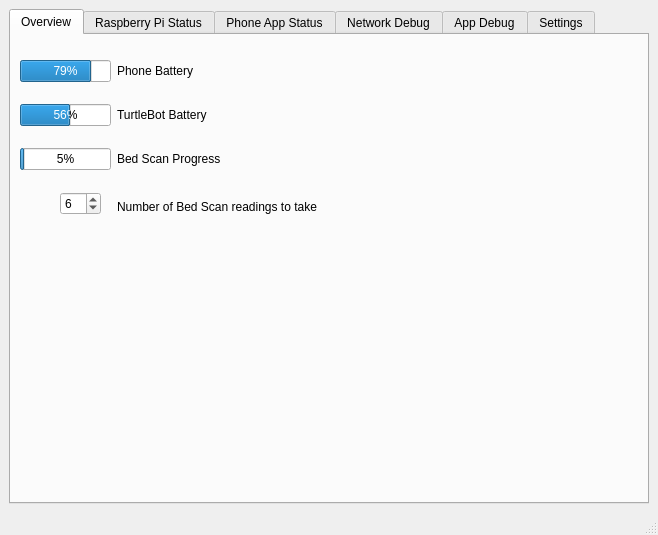
<?xml version="1.0" encoding="UTF-8"?>
<ui version="4.0">
 <class>MainWindow</class>
 <widget class="QMainWindow" name="MainWindow">
  <property name="geometry">
   <rect>
    <x>0</x>
    <y>0</y>
    <width>652</width>
    <height>535</height>
   </rect>
  </property>
  <property name="windowTitle">
   <string>MainWindow</string>
  </property>
  <widget class="QWidget" name="centralwidget">
   <layout class="QHBoxLayout" name="horizontalLayout_2">
    <item>
     <widget class="QTabWidget" name="tabWidget">
      <property name="minimumSize">
       <size>
        <width>640</width>
        <height>480</height>
       </size>
      </property>
      <property name="currentIndex">
       <number>0</number>
      </property>
      <widget class="QWidget" name="tab_systemOverview">
       <attribute name="title">
        <string>Overview</string>
       </attribute>
       <layout class="QFormLayout" name="formLayout_2">
        <item row="0" column="0">
         <spacer name="verticalSpacer_13">
          <property name="orientation">
           <enum>Qt::Orientation::Vertical</enum>
          </property>
          <property name="sizeType">
           <enum>QSizePolicy::Policy::Fixed</enum>
          </property>
          <property name="sizeHint" stdset="0">
           <size>
            <width>20</width>
            <height>10</height>
           </size>
          </property>
         </spacer>
        </item>
        <item row="1" column="0">
         <widget class="QProgressBar" name="progressBar">
          <property name="minimumSize">
           <size>
            <width>0</width>
            <height>20</height>
           </size>
          </property>
          <property name="value">
           <number>79</number>
          </property>
         </widget>
        </item>
        <item row="1" column="1">
         <widget class="QLabel" name="label_13">
          <property name="text">
           <string>Phone Battery</string>
          </property>
         </widget>
        </item>
        <item row="2" column="0">
         <spacer name="verticalSpacer_6">
          <property name="orientation">
           <enum>Qt::Orientation::Vertical</enum>
          </property>
          <property name="sizeType">
           <enum>QSizePolicy::Policy::Fixed</enum>
          </property>
          <property name="sizeHint" stdset="0">
           <size>
            <width>20</width>
            <height>10</height>
           </size>
          </property>
         </spacer>
        </item>
        <item row="3" column="0">
         <widget class="QProgressBar" name="progressBar_2">
          <property name="minimumSize">
           <size>
            <width>0</width>
            <height>20</height>
           </size>
          </property>
          <property name="value">
           <number>56</number>
          </property>
         </widget>
        </item>
        <item row="3" column="1">
         <widget class="QLabel" name="label_28">
          <property name="text">
           <string>TurtleBot Battery</string>
          </property>
         </widget>
        </item>
        <item row="4" column="0">
         <spacer name="verticalSpacer_29">
          <property name="orientation">
           <enum>Qt::Orientation::Vertical</enum>
          </property>
          <property name="sizeType">
           <enum>QSizePolicy::Policy::Fixed</enum>
          </property>
          <property name="sizeHint" stdset="0">
           <size>
            <width>20</width>
            <height>10</height>
           </size>
          </property>
         </spacer>
        </item>
        <item row="5" column="0">
         <widget class="QProgressBar" name="progressBar_9">
          <property name="minimumSize">
           <size>
            <width>0</width>
            <height>20</height>
           </size>
          </property>
          <property name="value">
           <number>5</number>
          </property>
         </widget>
        </item>
        <item row="5" column="1">
         <widget class="QLabel" name="label_29">
          <property name="text">
           <string>Bed Scan Progress</string>
          </property>
         </widget>
        </item>
        <item row="6" column="0">
         <spacer name="verticalSpacer_28">
          <property name="orientation">
           <enum>Qt::Orientation::Vertical</enum>
          </property>
          <property name="sizeType">
           <enum>QSizePolicy::Policy::Fixed</enum>
          </property>
          <property name="sizeHint" stdset="0">
           <size>
            <width>20</width>
            <height>10</height>
           </size>
          </property>
         </spacer>
        </item>
        <item row="7" column="0">
         <layout class="QHBoxLayout" name="horizontalLayout_13">
          <property name="rightMargin">
           <number>6</number>
          </property>
          <property name="bottomMargin">
           <number>6</number>
          </property>
          <item>
           <spacer name="horizontalSpacer_6">
            <property name="orientation">
             <enum>Qt::Orientation::Horizontal</enum>
            </property>
            <property name="sizeHint" stdset="0">
             <size>
              <width>40</width>
              <height>20</height>
             </size>
            </property>
           </spacer>
          </item>
          <item>
           <widget class="QSpinBox" name="spinBox">
            <property name="maximum">
             <number>16</number>
            </property>
            <property name="value">
             <number>6</number>
            </property>
           </widget>
          </item>
         </layout>
        </item>
        <item row="7" column="1">
         <widget class="QLabel" name="label_32">
          <property name="text">
           <string>Number of Bed Scan readings to take</string>
          </property>
         </widget>
        </item>
        <item row="8" column="0">
         <spacer name="verticalSpacer_11">
          <property name="orientation">
           <enum>Qt::Orientation::Vertical</enum>
          </property>
          <property name="sizeHint" stdset="0">
           <size>
            <width>20</width>
            <height>40</height>
           </size>
          </property>
         </spacer>
        </item>
       </layout>
      </widget>
      <widget class="QWidget" name="tab_rpiStatus">
       <attribute name="title">
        <string>Raspberry Pi Status</string>
       </attribute>
       <widget class="QLabel" name="label_2">
        <property name="geometry">
         <rect>
          <x>20</x>
          <y>20</y>
          <width>81</width>
          <height>16</height>
         </rect>
        </property>
        <property name="text">
         <string>Connection Status</string>
        </property>
       </widget>
       <widget class="QLabel" name="label_isConnected_rpi">
        <property name="geometry">
         <rect>
          <x>100</x>
          <y>20</y>
          <width>131</width>
          <height>16</height>
         </rect>
        </property>
        <property name="text">
         <string>disconnected (test)</string>
        </property>
       </widget>
       <widget class="QLabel" name="label_5">
        <property name="geometry">
         <rect>
          <x>20</x>
          <y>40</y>
          <width>81</width>
          <height>16</height>
         </rect>
        </property>
        <property name="text">
         <string>IP Address</string>
        </property>
       </widget>
       <widget class="QLabel" name="label_6">
        <property name="geometry">
         <rect>
          <x>20</x>
          <y>60</y>
          <width>81</width>
          <height>16</height>
         </rect>
        </property>
        <property name="text">
         <string>Port</string>
        </property>
       </widget>
       <widget class="QPushButton" name="pushButton_connect_rpi">
        <property name="enabled">
         <bool>true</bool>
        </property>
        <property name="geometry">
         <rect>
          <x>180</x>
          <y>60</y>
          <width>80</width>
          <height>18</height>
         </rect>
        </property>
        <property name="text">
         <string>Connect</string>
        </property>
       </widget>
       <widget class="QLineEdit" name="lineEdit_port_rpi">
        <property name="geometry">
         <rect>
          <x>100</x>
          <y>60</y>
          <width>71</width>
          <height>20</height>
         </rect>
        </property>
        <property name="text">
         <string>0</string>
        </property>
       </widget>
       <widget class="QLineEdit" name="lineEdit_ipAddress_rpi">
        <property name="geometry">
         <rect>
          <x>100</x>
          <y>40</y>
          <width>113</width>
          <height>20</height>
         </rect>
        </property>
        <property name="text">
         <string>0.0.0.0</string>
        </property>
       </widget>
      </widget>
      <widget class="QWidget" name="tab_appStatus">
       <attribute name="title">
        <string>Phone App Status</string>
       </attribute>
       <layout class="QFormLayout" name="formLayout">
        <item row="0" column="0">
         <widget class="QLabel" name="label">
          <property name="text">
           <string>Connection Status</string>
          </property>
         </widget>
        </item>
        <item row="0" column="1">
         <widget class="QLabel" name="label_isConnected_app">
          <property name="text">
           <string>disconnected</string>
          </property>
         </widget>
        </item>
        <item row="3" column="0">
         <spacer name="verticalSpacer">
          <property name="orientation">
           <enum>Qt::Orientation::Vertical</enum>
          </property>
          <property name="sizeType">
           <enum>QSizePolicy::Policy::Maximum</enum>
          </property>
          <property name="sizeHint" stdset="0">
           <size>
            <width>20</width>
            <height>40</height>
           </size>
          </property>
         </spacer>
        </item>
        <item row="3" column="1">
         <spacer name="verticalSpacer_2">
          <property name="orientation">
           <enum>Qt::Orientation::Vertical</enum>
          </property>
          <property name="sizeType">
           <enum>QSizePolicy::Policy::Maximum</enum>
          </property>
          <property name="sizeHint" stdset="0">
           <size>
            <width>20</width>
            <height>40</height>
           </size>
          </property>
         </spacer>
        </item>
        <item row="1" column="0">
         <widget class="QLabel" name="label_3">
          <property name="text">
           <string>IP Address</string>
          </property>
         </widget>
        </item>
        <item row="1" column="1">
         <widget class="QLineEdit" name="lineEdit_ipAddress_app">
          <property name="maximumSize">
           <size>
            <width>140</width>
            <height>16777215</height>
           </size>
          </property>
          <property name="text">
           <string>0.0.0.0</string>
          </property>
         </widget>
        </item>
        <item row="2" column="0">
         <widget class="QLabel" name="label_4">
          <property name="text">
           <string>Port</string>
          </property>
         </widget>
        </item>
        <item row="2" column="1">
         <layout class="QHBoxLayout" name="horizontalLayout">
          <item>
           <widget class="QLineEdit" name="lineEdit_port_app">
            <property name="maximumSize">
             <size>
              <width>60</width>
              <height>16777215</height>
             </size>
            </property>
            <property name="text">
             <string>0</string>
            </property>
           </widget>
          </item>
          <item>
           <widget class="QPushButton" name="pushButton_connect_app">
            <property name="enabled">
             <bool>false</bool>
            </property>
            <property name="maximumSize">
             <size>
              <width>80</width>
              <height>16777215</height>
             </size>
            </property>
            <property name="text">
             <string>Connect</string>
            </property>
           </widget>
          </item>
          <item>
           <spacer name="horizontalSpacer">
            <property name="orientation">
             <enum>Qt::Orientation::Horizontal</enum>
            </property>
            <property name="sizeHint" stdset="0">
             <size>
              <width>40</width>
              <height>20</height>
             </size>
            </property>
           </spacer>
          </item>
         </layout>
        </item>
       </layout>
      </widget>
      <widget class="QWidget" name="tab_netChat">
       <attribute name="title">
        <string>Network Debug</string>
       </attribute>
       <layout class="QHBoxLayout" name="horizontalLayout_3">
        <item>
         <layout class="QVBoxLayout" name="verticalLayout_rpi">
          <item>
           <widget class="QLabel" name="label_rpi">
            <property name="text">
             <string>Raspberry Pi</string>
            </property>
           </widget>
          </item>
          <item>
           <widget class="QScrollArea" name="scrollArea_rpi">
            <property name="widgetResizable">
             <bool>true</bool>
            </property>
            <widget class="QWidget" name="scrollAreaWidgetContents">
             <property name="geometry">
              <rect>
               <x>0</x>
               <y>0</y>
               <width>306</width>
               <height>402</height>
              </rect>
             </property>
             <layout class="QVBoxLayout" name="verticalLayout_4">
              <item>
               <spacer name="verticalSpacer_4">
                <property name="orientation">
                 <enum>Qt::Orientation::Vertical</enum>
                </property>
                <property name="sizeHint" stdset="0">
                 <size>
                  <width>20</width>
                  <height>383</height>
                 </size>
                </property>
               </spacer>
              </item>
             </layout>
            </widget>
           </widget>
          </item>
          <item>
           <widget class="QLineEdit" name="lineEdit_rpi"/>
          </item>
         </layout>
        </item>
        <item>
         <layout class="QVBoxLayout" name="verticalLayout_app">
          <item>
           <widget class="QLabel" name="label_app">
            <property name="text">
             <string>Phone App</string>
            </property>
           </widget>
          </item>
          <item>
           <widget class="QScrollArea" name="scrollArea_app">
            <property name="widgetResizable">
             <bool>true</bool>
            </property>
            <widget class="QWidget" name="scrollAreaWidgetContents_2">
             <property name="geometry">
              <rect>
               <x>0</x>
               <y>0</y>
               <width>306</width>
               <height>402</height>
              </rect>
             </property>
             <layout class="QVBoxLayout" name="verticalLayout_3">
              <item>
               <spacer name="verticalSpacer_3">
                <property name="orientation">
                 <enum>Qt::Orientation::Vertical</enum>
                </property>
                <property name="sizeHint" stdset="0">
                 <size>
                  <width>20</width>
                  <height>40</height>
                 </size>
                </property>
               </spacer>
              </item>
             </layout>
            </widget>
           </widget>
          </item>
          <item>
           <widget class="QLineEdit" name="lineEdit_app"/>
          </item>
         </layout>
        </item>
       </layout>
      </widget>
      <widget class="QWidget" name="tab_appDebug">
       <attribute name="title">
        <string>App Debug</string>
       </attribute>
       <layout class="QVBoxLayout" name="verticalLayout">
        <item>
         <widget class="QScrollArea" name="scrollArea">
          <property name="widgetResizable">
           <bool>true</bool>
          </property>
          <widget class="QWidget" name="scrollAreaWidgetContents_3">
           <property name="geometry">
            <rect>
             <x>0</x>
             <y>0</y>
             <width>622</width>
             <height>446</height>
            </rect>
           </property>
           <layout class="QVBoxLayout" name="verticalLayout_2">
            <item>
             <spacer name="verticalSpacer_5">
              <property name="orientation">
               <enum>Qt::Orientation::Vertical</enum>
              </property>
              <property name="sizeHint" stdset="0">
               <size>
                <width>20</width>
                <height>431</height>
               </size>
              </property>
             </spacer>
            </item>
           </layout>
          </widget>
         </widget>
        </item>
       </layout>
      </widget>
      <widget class="QWidget" name="tab_settings">
       <attribute name="title">
        <string>Settings</string>
       </attribute>
       <layout class="QGridLayout" name="gridLayout_2">
        <item row="0" column="0">
         <widget class="QCheckBox" name="checkBox_sendAsPlainText">
          <property name="text">
           <string>Send messages to devices as plain text</string>
          </property>
         </widget>
        </item>
        <item row="1" column="0">
         <spacer name="verticalSpacer_7">
          <property name="orientation">
           <enum>Qt::Orientation::Vertical</enum>
          </property>
          <property name="sizeHint" stdset="0">
           <size>
            <width>20</width>
            <height>40</height>
           </size>
          </property>
         </spacer>
        </item>
       </layout>
      </widget>
     </widget>
    </item>
   </layout>
  </widget>
  <widget class="QMenuBar" name="menubar">
   <property name="geometry">
    <rect>
     <x>0</x>
     <y>0</y>
     <width>652</width>
     <height>17</height>
    </rect>
   </property>
  </widget>
  <widget class="QStatusBar" name="statusbar"/>
 </widget>
 <resources/>
 <connections/>
</ui>
